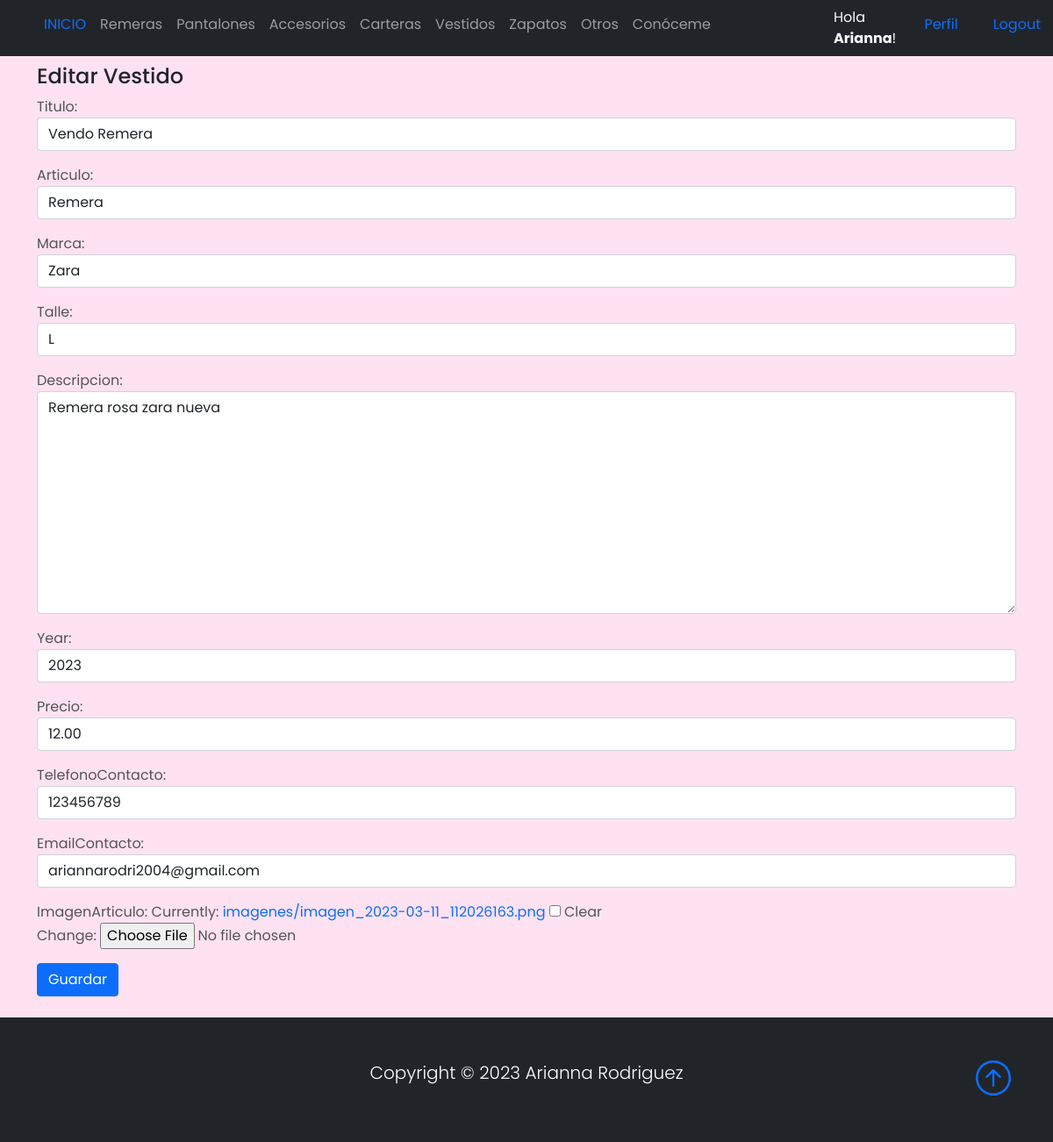
The page /vestidoEdicion/1/ (signed in) on the database its author committed.
### thriftshop/models.py (models this page shows, shortened)
class Articulo(models.Model):
    articuloSeleccion = (
    ('remera','Remera'),
    ('pantalon', 'Pantalones'),
    ('accesorio','Accesorio'),
    ('zapato','Zapatos'),
    ('vestido','Vestido'),
    ('cartera','Cartera'),
    ('otro', 'Otro'),
    )
    usuario = models.ForeignKey(User, on_delete=models.CASCADE, null=True, blank=True)
    titulo = models.CharField(max_length=200)
    articulo = models.CharField(max_length=15, choices=articuloSeleccion, default='remera')
    marca = models.CharField(max_length=40)
    talle = models.CharField(max_length=40)
    descripcion = models.TextField(null=True, blank=True)
    year = models.IntegerField()
    precio = models.DecimalField(max_digits=10, decimal_places=2)
    fechaPublicacion = models.DateTimeField(auto_now_add=True)
    telefonoContacto = models.IntegerField()
    emailContacto = models.EmailField()
    imagenArticulo = models.ImageField(null=True, blank=True, upload_to="imagenes/")
    class Meta:
        ordering = ['usuario', '-fechaPublicacion']

### thriftshop/views.py (the view)
# urls.py: path('vestidoEdicion/<int:pk>/', VestidoUpdate.as_view(), name='vestido_editar'),
class VestidoUpdate(LoginRequiredMixin, UpdateView):
    model = Articulo
    form_class = ActualizacionArticulo
    success_url = reverse_lazy('vestidos')
    context_object_name = 'vestido'
    template_name = 'thriftshop/vestidoEdicion.html'

### thriftshop/forms.py
class ActualizacionArticulo(forms.ModelForm):
    class Meta:
        model = Articulo
        fields = ('titulo', 'articulo', 'marca', 'talle', 'descripcion', 'year', 'precio', 'telefonoContacto', 'emailContacto', 'imagenArticulo')
        widgets = {
            'titulo' : forms.TextInput(attrs={'class': 'form-control'}),
            'articulo' : forms.Select(attrs={'class': 'form-control'}),
            'marca' : forms.TextInput(attrs={'class': 'form-control'}),
            'talle' : forms.TextInput(attrs={'class': 'form-control'}),
            'descripcion' : forms.Textarea(attrs={'class': 'form-control'}),
            'year' : forms.TextInput(attrs={'class': 'form-control'}),
            'precio' : forms.TextInput(attrs={'class': 'form-control'}),
            'telefonoContacto' : forms.TextInput(attrs={'class': 'form-control'}),
            'emailContacto' : forms.TextInput(attrs={'class': 'form-control'}),
        }

### thriftshop/templates/thriftshop/vestidoEdicion.html
{% extends 'thriftshop/home.html' %}
{% block content %}
<br>
<br>
{% if user.id == vestido.usuario.id %}
<div class="container">
    <h4>Editar Vestido</h4>
</div>
<div class="container">
    <div class="form-group">
        <form method="post" enctype="multipart/form-data">{% csrf_token %}
            {{ form.as_p }}
            <button type="submit" class="btn btn-primary">Guardar</button>
        </form>
    </div>
</div>
<br>
{% else %}
<div class="container">
<h4>No tienes acceso a esta pagina!</h4>
</div>
{% endif %}
{% endblock %}

### thriftshop/templates/thriftshop/home.html (shortened to what this page needs)
{% load static %}
<!DOCTYPE html>
<html lang="en">
<head>
    <link href="https://cdn.jsdelivr.net/npm/bootstrap@5.0.2/dist/css/bootstrap.min.css" rel="stylesheet"
>
    <link rel="stylesheet" href="https://cdn.jsdelivr.net/npm/bootstrap-icons@1.3.0/font/bootstrap-icons.css">
    <link rel="stylesheet" type="text/css" href="{% static 'style.css' %}">
</head>
<body>
    <nav class="navbar navbar-expand-sm bg-dark navbar-dark py-2 fixed-top">
      <div class="container">
            <div class="collapse navbar-collapse" id="navmenu">
              <ul class="navbar-nav mr-auto">
                <li class="nav-item">
                  <a class="nav-link" href="{% url 'home' %}"><span class="text-primary">INICIO</span></a>
                </li>
                <li class="nav-item">
                  <a class="nav-link" href="{% url 'remeras' %}">Remeras</a>
                </li>
                <li class="nav-item">
                  <a class="nav-link" href="{% url 'pantalones' %}">Pantalones</a>
                </li>
                <li class="nav-item">
                  <a class="nav-link" href="{% url 'accesorios' %}">Accesorios</a>
                </li>
                <li class="nav-item">
                  <a class="nav-link" href="{% url 'carteras' %}">Carteras</a>
                </li>
                <li class="nav-item">
                  <a class="nav-link" href="{% url 'vestidos' %}">Vestidos</a>
                </li>
                <li class="nav-item">
                  <a class="nav-link" href="{% url 'zapatos' %}">Zapatos</a>
                </li>
                <li class="nav-item">
                  <a class="nav-link" href="{% url 'otros' %}">Otros</a>
                </li>
                <li class="nav-item">
                  <a class="nav-link" href="{% url 'acerca_de_mi' %}">Conóceme</a>
                </li>
                <div class="container"></div>
                <div class="container"></div>
                <div class="container"></div>
                <div class="container"></div>
                <div class="container"></div>
                {% if request.user.is_authenticated %}
                <div class="container">
                <li class="nav-item">
                  <span class="text-light"> Hola <strong>{{request.user.first_name}}</strong>!</span>
                </li>
                </div>
                <div class="container">
                <li class="nav-item">
                  <a class="nav-link" href="{% url 'editar_perfil' %}"><span class="text-primary">Perfil</span></a>
                </li>
                </div>
                <div class="container">
                <li class="nav-item">
                  <a class="nav-link" href="{% url 'logout' %}"><span class="text-primary">Logout</span></a>
                </li>
                </div>
              {% endif %}
           </ul>
          </div>
      </div>
  </nav>
      {% block content %}{% endblock %}
  <footer class="p-5 bg-dark text-white text-center position-relative">
      <div class="container">
          <p class="lead text-white">Copyright &copy; 2023 Arianna Rodriguez</p>
          <a href="" class="position-absolute bottom-0 end-0 p-5">
              <i class="bi bi-arrow-up-circle h1"></i>
          </a>
      </div>
  </footer>
</body>
</html>

### thriftshop/static/style.css (style rules this page uses)
body { background-color: rgb(255, 226, 242); font-family: 'Poppins', 'Nunito', sans-serif; padding-top: 25px; }
a { text-decoration: none; }
li { text-decoration: none; }
p { color: #555555; }

### rows shown on the page
Articulo: titulo "Vendo Remera", articulo "Remera", marca "Zara", talle "L", descripcion "Remera rosa zara nueva", year "2023", precio "12.00", telefonoContacto "123456789", emailContacto "ariannarodri2004@gmail.com"

### other values the page prints
{{ request.user.first_name }} "Arianna"
